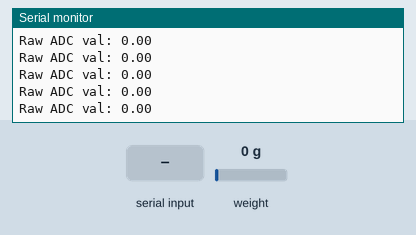
This sketch was run on a simulated Seeed XIAO ESP32-S3. Parts: the last lines printed to the serial monitor. The test bench sets the inputs (shaded band); at power-on: weight on the scale 0 g.

Above: at 3.6 s.
3.7 s: "t" received over Serial
5.2 s: weight on the scale set to 100 g
At 5.35 s:
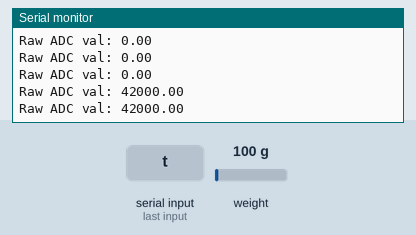
6.7 s: weight on the scale set to 1250 g
At 6.76 s:
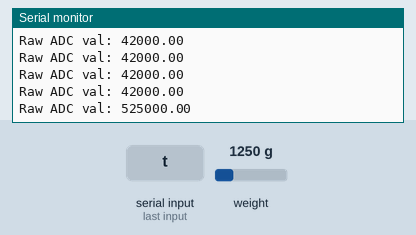
Timing chart, 0 to 9.7 s (numbered marks = the images above; inputs shaded):
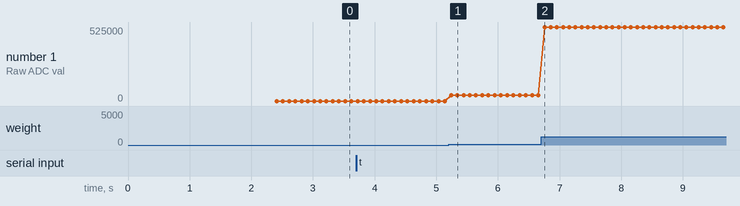

The sketch:

Read_ESP32S3_NoCalib_1_.ino
```cpp
/*
   -------------------------------------------------------------------------------------
   HX711_ADC
   Arduino library for HX711 24-Bit Analog-to-Digital Converter for Weight Scales
   Olav Kallhovd sept2017
   -------------------------------------------------------------------------------------
*/

/*
   针对 ESP32-S3 的接线测试版（无需校准）：
   HX711 DT  --> ESP32-S3 D3 (GPIO 3)
   HX711 SCK --> ESP32-S3 D4 (GPIO 4)

   用途：验证电路连接是否正常，输出为原始 ADC 值，非实际重量。
   放上重物后数值应有明显变化，说明接线正常。
*/

#include <HX711_ADC.h>

// 引脚定义
const int HX711_dout = 4; // HX711 DT  --> XIAO ESP32-S3 D3 (GPIO4)
const int HX711_sck  = 5; // HX711 SCK --> XIAO ESP32-S3 D4 (GPIO5)

// HX711 构造
HX711_ADC LoadCell(HX711_dout, HX711_sck);

unsigned long t = 0;

void setup() {
  Serial.begin(115200); delay(10);
  Serial.println();
  Serial.println("Starting (无校准测试模式)...");

  LoadCell.begin();
  LoadCell.setReverseOutput(); // 翻转输出方向（接线反向时使用）
  LoadCell.setCalFactor(1.0); // 原始 ADC 值，非实际重量

  unsigned long stabilizingtime = 2000;
  boolean _tare = true;
  LoadCell.start(stabilizingtime, _tare);

  if (LoadCell.getTareTimeoutFlag()) {
    Serial.println("超时，请检查 MCU 与 HX711 的接线及引脚定义");
    while (1);
  } else {
    Serial.println("启动完成，输出为原始 ADC 值");
  }
}

void loop() {
  static boolean newDataReady = 0;
  const int serialPrintInterval = 0;

  if (LoadCell.update()) newDataReady = true;

  if (newDataReady) {
    if (millis() > t + serialPrintInterval) {
      float i = LoadCell.getData();
      Serial.print("Raw ADC val: ");
      Serial.println(i);
      newDataReady = 0;
      t = millis();
    }
  }

  // 串口发送 't' 触发去皮
  if (Serial.available() > 0) {
    char inByte = Serial.read();
    if (inByte == 't') LoadCell.tareNoDelay();
  }

  if (LoadCell.getTareStatus() == true) {
    Serial.println("去皮完成");
  }
}
```

Measured:
- after the input at 5.2 s, the serial monitor: prints a new line at once (image 1)
- after the input at 6.7 s, the serial monitor: prints a new line after 0.06 s (image 2)
- plotted number 1: 0 → 42000 after the input at 5.2 s, 42000 → 525000 after the input at 6.7 s
